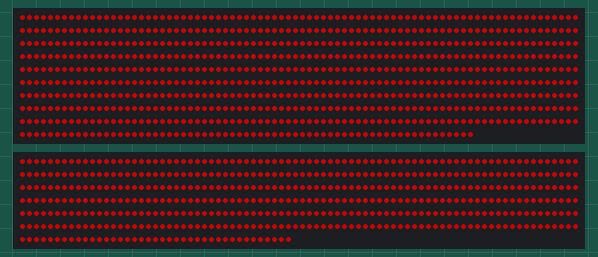
The sketch below on a simulated ESP32. Shown: 785 RGB LEDs in strip order, left to right, continuing on the next row, 519 RGB LEDs in strip order, left to right, continuing on the next row. Dim RGB values are drawn brighter than linear; WiFi joins after 1.5 s; servers stay silent unless stated; what the sketch prints to the serial monitor is not drawn.

Above: at 0.2 s.
At 1.9 s:
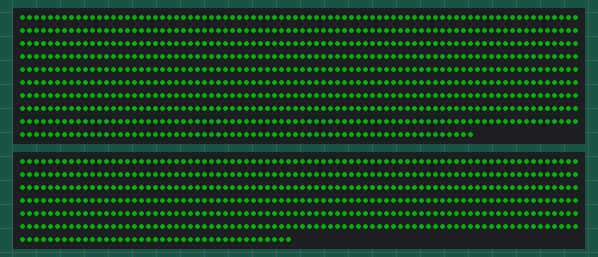

Measured:
- what the display in image 0 shows lasts 1.6 s, from 0.2 s to 1.8 s

The sketch:

ESP32_full.ino
```cpp
#include <WiFi.h>
#include <AsyncUDP.h>
#define FASTLED_INTERNAL // Suppress harmless SPI pin notices during compilation
#include <FastLED.h>

// -----------------------------------------------------------------------------
// USER CONFIGURATION & SECRETS
// -----------------------------------------------------------------------------
#include "secrets.h"

// Hardware Pin & LED Configuration (Profile: "full")
// Strip 1: 785 LEDs on GPIO 21 (Port 9001)
// Strip 2: 519 LEDs on GPIO 18 (Port 9002)
#define PIN_STRIP_1 21
#define PIN_STRIP_2 18

#define NUM_LEDS_1 785
#define NUM_LEDS_2 519

#define PORT_STRIP_1 9001
#define PORT_STRIP_2 9002

// Stream timeout threshold: if no packet is received within this window,
// switch back to solid GREEN (ready & waiting for stream).
#define STREAM_TIMEOUT_MS 1000

// -----------------------------------------------------------------------------
// GLOBALS & STATE
// -----------------------------------------------------------------------------
CRGB leds1[NUM_LEDS_1];
CRGB leds2[NUM_LEDS_2];

AsyncUDP udp1;
AsyncUDP udp2;

volatile uint32_t lastPacketTimeMs = 0;
volatile uint32_t frameStartMs = 0;
volatile bool strip1Updated = false;
volatile bool strip2Updated = false;

enum DeviceState {
    STATE_DISCONNECTED, // RED: Wi-Fi disconnected or connecting
    STATE_WAITING,      // GREEN: Wi-Fi connected, waiting for stream
    STATE_STREAMING     // LIVE: UDP frames actively displaying
};

DeviceState currentState = STATE_DISCONNECTED;

void showStatusColor(CRGB color) {
    fill_solid(leds1, NUM_LEDS_1, color);
    fill_solid(leds2, NUM_LEDS_2, color);
    FastLED.show();
}

void setup() {
    Serial.begin(115200);
    delay(100);
    Serial.println();
    Serial.println("==================================================");
    Serial.println("   Vialactee ESP32 Firmware — Profile: FULL       ");
    Serial.println("==================================================");
    Serial.printf("Strip 1: %d LEDs on GPIO %d | UDP Port %d\n", NUM_LEDS_1, PIN_STRIP_1, PORT_STRIP_1);
    Serial.printf("Strip 2: %d LEDs on GPIO %d | UDP Port %d\n", NUM_LEDS_2, PIN_STRIP_2, PORT_STRIP_2);

    // Initialize FastLED for both strips
    FastLED.addLeds<WS2812B, PIN_STRIP_1, GRB>(leds1, NUM_LEDS_1);
    FastLED.addLeds<WS2812B, PIN_STRIP_2, GRB>(leds2, NUM_LEDS_2);
    FastLED.setBrightness(100);

    // Immediate diagnostic: solid RED while Wi-Fi is disconnected
    currentState = STATE_DISCONNECTED;
    showStatusColor(CRGB::Red);

    // Connect to Wi-Fi
    WiFi.disconnect(true);
    delay(100);
    WiFi.mode(WIFI_STA);
    WiFi.begin(ssid, password);

    Serial.print("Connecting to Wi-Fi");
    int retries = 0;
    while (WiFi.status() != WL_CONNECTED) {
        delay(500);
        Serial.print(".");
        retries++;
        if (retries > 20) {
            Serial.printf("\nWi-Fi connection taking long (status: %d). Retrying...\n", WiFi.status());
            WiFi.disconnect();
            delay(100);
            WiFi.begin(ssid, password);
            retries = 0;
        }
    }

    Serial.println("\n[Wi-Fi] Connected successfully!");
    Serial.print("[Wi-Fi] IP Address: ");
    Serial.println(WiFi.localIP());

    // Wi-Fi connected: turn solid GREEN (waiting for stream)
    currentState = STATE_WAITING;
    showStatusColor(CRGB::Green);

    // Start UDP Listener for Strip 1 on Port 9001
    if (udp1.listen(PORT_STRIP_1)) {
        Serial.printf("[UDP] Listening for Strip 1 on UDP port %d...\n", PORT_STRIP_1);
        udp1.onPacket([](AsyncUDPPacket packet) {
            if (packet.length() >= 2) {
                uint16_t startIndex = packet.data()[0] | (packet.data()[1] << 8);
                int numLedsInPacket = (packet.length() - 2) / 3;

                if (startIndex + numLedsInPacket <= NUM_LEDS_1) {
                    memcpy(&leds1[startIndex], packet.data() + 2, numLedsInPacket * 3);
                    uint32_t t = millis();
                    lastPacketTimeMs = t;
                    if (startIndex + numLedsInPacket >= NUM_LEDS_1) {
                        if (!strip1Updated && !strip2Updated) {
                            frameStartMs = t;
                        }
                        strip1Updated = true;
                    }
                }
            }
        });
    } else {
        Serial.printf("[UDP] ERROR: Failed to bind port %d!\n", PORT_STRIP_1);
    }

    // Start UDP Listener for Strip 2 on Port 9002
    if (udp2.listen(PORT_STRIP_2)) {
        Serial.printf("[UDP] Listening for Strip 2 on UDP port %d...\n", PORT_STRIP_2);
        udp2.onPacket([](AsyncUDPPacket packet) {
            if (packet.length() >= 2) {
                uint16_t startIndex = packet.data()[0] | (packet.data()[1] << 8);
                int numLedsInPacket = (packet.length() - 2) / 3;

                if (startIndex + numLedsInPacket <= NUM_LEDS_2) {
                    memcpy(&leds2[startIndex], packet.data() + 2, numLedsInPacket * 3);
                    uint32_t t = millis();
                    lastPacketTimeMs = t;
                    if (startIndex + numLedsInPacket >= NUM_LEDS_2) {
                        if (!strip1Updated && !strip2Updated) {
                            frameStartMs = t;
                        }
                        strip2Updated = true;
                    }
                }
            }
        });
    } else {
        Serial.printf("[UDP] ERROR: Failed to bind port %d!\n", PORT_STRIP_2);
    }
}

void loop() {
    uint32_t now = millis();

    // 1. Wi-Fi connection check
    if (WiFi.status() != WL_CONNECTED) {
        if (currentState != STATE_DISCONNECTED) {
            currentState = STATE_DISCONNECTED;
            Serial.println("[Status] Wi-Fi lost -> LEDs RED");
            showStatusColor(CRGB::Red);
        }
        // Auto-reconnect non-blocking check
        static uint32_t lastReconnectAttempt = 0;
        if (now - lastReconnectAttempt > 5000) {
            lastReconnectAttempt = now;
            WiFi.reconnect();
        }
        delay(20);
        return;
    }

    // 2. Stream activity check
    bool isStreamActive = (lastPacketTimeMs > 0) && ((now - lastPacketTimeMs) < STREAM_TIMEOUT_MS);

    if (isStreamActive) {
        if (currentState != STATE_STREAMING) {
            currentState = STATE_STREAMING;
            Serial.println("[Status] Stream active -> Displaying live frames");
        }

        bool bothReady = strip1Updated && strip2Updated;
        bool partialTimeout = (strip1Updated || strip2Updated) && ((now - frameStartMs) >= 8);

        if (bothReady || partialTimeout) {
            static uint32_t lastShowMs = 0;
            if (now - lastShowMs >= 15) { // Cap rendering at ~60 FPS
                strip1Updated = false;
                strip2Updated = false;
                lastShowMs = now;
                FastLED.show();
            }
        }
    } else {
        // Stream stopped or waiting for first frame
        if (currentState != STATE_WAITING) {
            currentState = STATE_WAITING;
            Serial.printf("[Status] Stream idle -> LEDs GREEN (IP: %s)\n", WiFi.localIP().toString().c_str());
            showStatusColor(CRGB::Green);
        }
        static uint32_t lastIpPrintMs = 0;
        if (now - lastIpPrintMs >= 5000) {
            lastIpPrintMs = now;
            Serial.printf("[Waiting] ESP32 FULL ready — IP: %s | Ports: %d, %d\n",
                          WiFi.localIP().toString().c_str(), PORT_STRIP_1, PORT_STRIP_2);
        }
    }

    delay(2);
}
```

secrets.h
```cpp
#pragma once

const char* ssid = "freebox_LAURE";
const char* password = "laure128";
```
